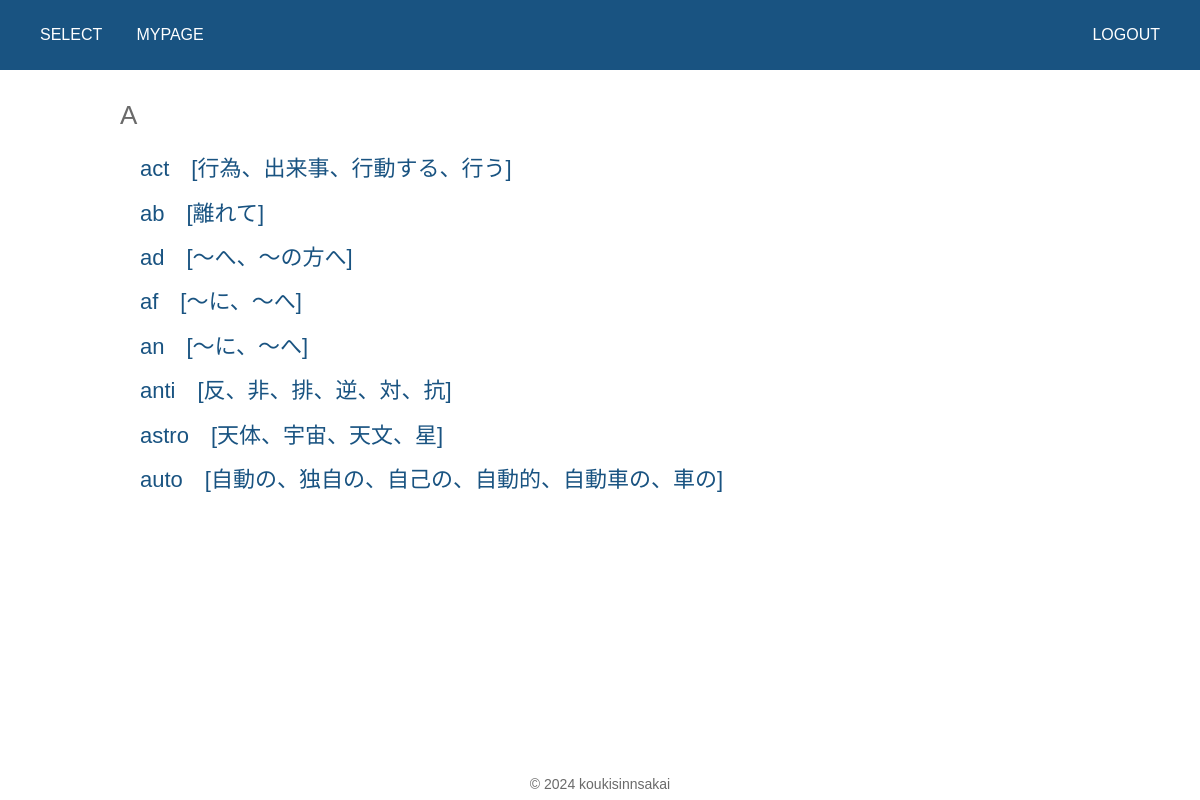
The app's page /books/1/contents (signed in) with its own data.
### myapp/models.py (models this page shows, shortened)
class Chapters(models.Model):
    book = models.ForeignKey(Books, on_delete=models.CASCADE, related_name='chapters' )
    chapter_id = models.IntegerField()
    chapter_name = models.CharField(max_length=100)

class Contents(models.Model):
    chapter = models.ForeignKey(Chapters, on_delete=models.CASCADE, related_name='contents')
    content_id = models.IntegerField()
    content_name = models.CharField(max_length=100)

### myapp/views.py (the view)
# urls.py: path('books/<int:chapter_id>/contents', views.ChapterView.as_view(), name='chapter'),
class ChapterView(LoginRequiredMixin, ListView):
    template_name = 'myapp/chapter.html'
    model = Contents
    def get_context_data(self, **kwargs):
        context = super().get_context_data(**kwargs)
        context['contents_list'] = Contents.objects.filter(chapter=self.kwargs['chapter_id'])
        context['chapter'] = Chapters.objects.get(pk=self.kwargs['chapter_id'])
        return context

### myapp/templates/myapp/chapter.html
{% extends 'base.html' %}
{% block content %}
<div class="chapter">
    <div class="contents">
        <h3 class="mokuji">{{ chapter.chapter_name }}</h3>
        {% for content in contents_list %}
        <div class="chapters-nm">
            <a href="{% url 'myapp:content' content.pk %}"><h4 class="contents-name">{{ content.content_name }}</h4></a>
        </div>
        {% endfor %}
    </div>
</div>
{% endblock %}

### myapp/static/myapp/css/style.css (style rules this page uses)
body { width: 100%; height: 100%; font-size: min(1.8vw, 16px); font-family: 'arial','Hiragino Sans','Meiryo',sans-serif; line-height: 1.5; }
.white { color: #6a6a6a; background-color: #fff; }
a { color: #195381; text-decoration: none; }
h3 { font-size: min(2.6vw, 26px); }
h4 { font-size: min(2.2vw, 22px); }
.mokuji { margin-bottom: 20px; margin-left: 20px; }
.chapters-nm { width: 100%; max-width: 1000px; padding: 5px 40px; text-align: center; }
.chapter { width: 90%; max-width: 1000px; margin: 30px auto; }
.contents-name { text-align: left; }

### records on screen
Chapters: chapter_name "A"
Contents: content_name "act [行為、出来事、行動する、行う]"
Contents: content_name "ab [離れて]"
Contents: content_name "ad [〜へ、〜の方へ]"
Contents: content_name "af [〜に、〜へ]"
Contents: content_name "an [〜に、〜へ]"
Contents: content_name "anti [反、非、排、逆、対、抗]"
Contents: content_name "astro [天体、宇宙、天文、星]"
Contents: content_name "auto [自動の、独自の、自己の、自動的、自動車の、車の]"
